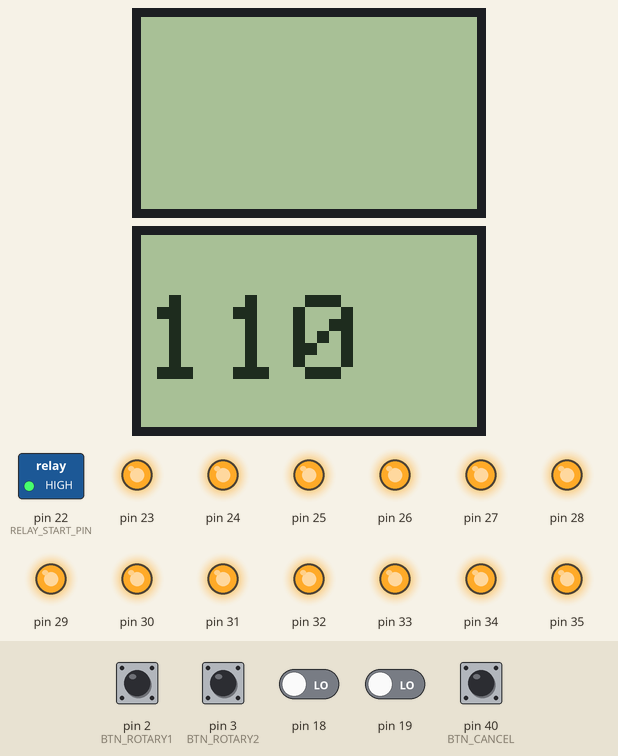
Recording of a sketch running on a simulated Arduino Mega 2560, built with avr-gcc and run on an emulated ATmega2560. Shown: 2 × 84×48 one-colour display, switched loads named in the sketch (green lamp = pin HIGH), output pins drawn as LEDs (lit = HIGH). The inputs (shaded band) are chosen by the test bench; at power-on: pin 2 (BTN_ROTARY1), pin 3 (BTN_ROTARY2), pin 40 (BTN_CANCEL) HIGH, pin 18, pin 19 LOW. Pins used as bus, display or sensor lines are not drawn; what the sketch prints to the serial monitor is not drawn.

Above: at 6.2 s.
6.3 s: pin 2 (BTN_ROTARY1) pulled LOW for 0.15 s
At 6.39 s:
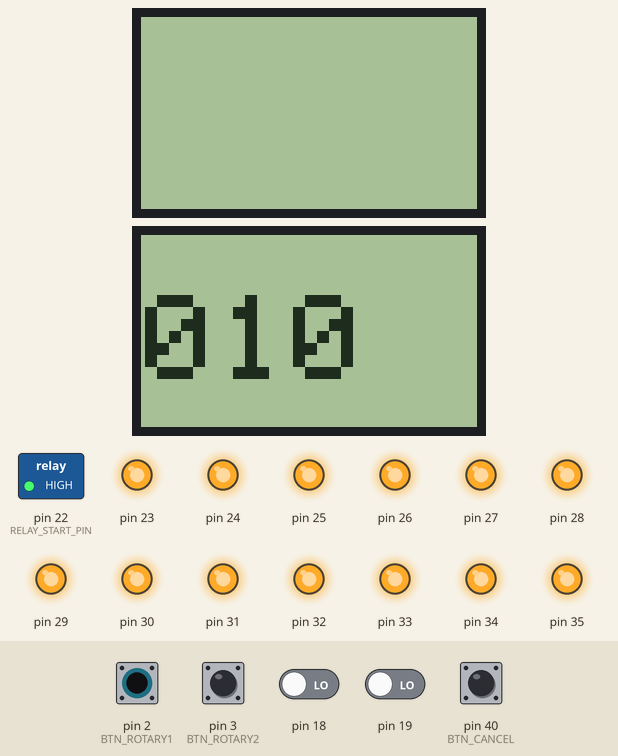
7.9 s: pin 3 (BTN_ROTARY2) pulled LOW for 0.15 s
At 7.99 s:
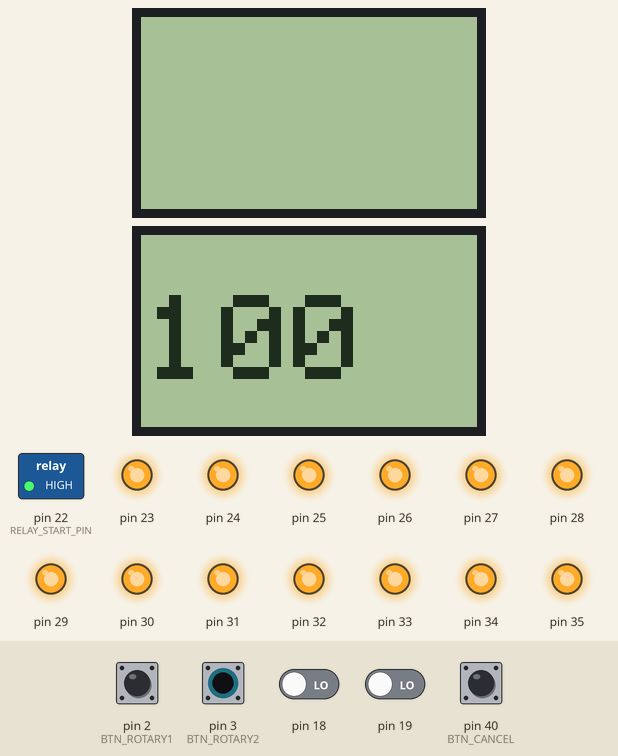
Timing chart, 0 to 10.9 s (numbered marks = the images above; inputs shaded):
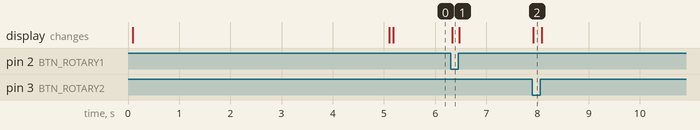

Measured:
- after the input at 6.3 s, the display: changes at once (image 1)
- after the input at 7.9 s, the display: changes at once (image 2)

The sketch:

MF-Control.ino
```cpp
// (licence header left out)
// Libraries
#include <Adafruit_GFX.h>
#include <Adafruit_PCD8544.h>

// Own setup
#include "pinout.h"

Adafruit_PCD8544 lcd1 = Adafruit_PCD8544(LCD_SCLK, LCD_SDIN, LCD_DC, LCD1_SCE, LCD_RESET);

// Reset pin hardcoded to 13. See https://forums.adafruit.com/viewtopic.php?f=25&t=38893&sid=2dc5a085b125b0591e1bd50b2cb527ea&start=15
// and DO NOT use pin 13 unless you move this out first!
Adafruit_PCD8544 lcd2 = Adafruit_PCD8544(LCD_SCLK, LCD_SDIN, LCD_DC, LCD2_SCE, 13);

// Software version and writing time
#define SWVERSION "0.1a"
#define SWDATE __DATE__

// Rotary encoder reader from http://www.instructables.com/id/Improved-Arduino-Rotary-Encoder-Reading/?ALLSTEPS
volatile byte aFlag = 0; // let's us know when we're expecting a rising edge on pinA to signal that the encoder has arrived at a detent
volatile byte bFlag = 0; // let's us know when we're expecting a rising edge on pinB to signal that the encoder has arrived at a detent (opposite direction to when aFlag is set)
volatile byte encoderPos = 0; //this variable stores our current value of encoder position. Change to int or uin16_t instead of byte if you want to record a larger range than 0-255
volatile byte oldEncPos = 0; //stores the last encoder position value so we can compare to the current reading and see if it has changed (so we know when to print to the serial monitor)
volatile byte reading = 0; //somewhere to store the direct values we read from our interrupt pins before checking to see if we have moved a whole detent


int MainPWRStatus = 0; // Is the main power on?

void RunTroughRelays() {

	char current[50];
	digitalWrite(MAIN_POWER_PIN, LOW);
	MainPWRStatus=1;

	for(int i=0; i < NUM_RELAYS; i++) {

		/*lcd.setCursor(0,1);
		sprintf(current,"Relay %d   ", i);
		lcd.print(current);
		digitalWrite(RELAY_START_PIN+i, LOW);
		delay(1000);
		digitalWrite(RELAY_START_PIN+i, HIGH);*/

	}

	digitalWrite(MAIN_POWER_PIN, HIGH);
	MainPWRStatus=0;
}

void PinA(){
	cli(); //stop interrupts happening before we read pin values
	reading = PIND & 0xC; // read all eight pin values then strip away all but pinA and pinB's values
	if(reading == B00001100 && aFlag) { //check that we have both pins at detent (HIGH) and that we are expecting detent on this pin's rising edge
		encoderPos --; //decrement the encoder's position count
		bFlag = 0; //reset flags for the next turn
		aFlag = 0; //reset flags for the next turn
	}
	else if (reading == B00000100) bFlag = 1; //signal that we're expecting pinB to signal the transition to detent from free rotation
	Serial.println(reading);
	Serial.println("PinA");
	sei(); //restart interrupts
}

void PinB(){
	cli(); //stop interrupts happening before we read pin values
	reading = PIND & 0xC; //read all eight pin values then strip away all but pinA and pinB's values
	if (reading == B00001100 && bFlag) { //check that we have both pins at detent (HIGH) and that we are expecting detent on this pin's rising edge
		encoderPos ++; //increment the encoder's position count
		bFlag = 0; //reset flags for the next turn
		aFlag = 0; //reset flags for the next turn
	}
	else if (reading == B00001000) aFlag = 1; //signal that we're expecting pinA to signal the transition to detent from free rotation
	Serial.println("PinB");
	sei(); //restart interrupts
}

// Function: Setup
//
// Initialize subsystems and start main loop
//
void setup() {

	Serial.begin(9600);

	Serial.print("Version ");
	Serial.println(SWVERSION);
	Serial.print("Build ");
	Serial.println(SWDATE);
	Serial.println("Initializing");

	// Set up relay pins
	for (int i=0; i < NUM_RELAYS;i++) {
		pinMode(RELAY_START_PIN+i, OUTPUT);
		digitalWrite(RELAY_START_PIN+i, HIGH);
	}

	// Set up other pins
	pinMode(MAIN_POWER_PIN, OUTPUT);
	digitalWrite(MAIN_POWER_PIN, HIGH);

	pinMode(LCD_RESET,OUTPUT);
	pinMode(LCD_DC,OUTPUT);
	pinMode(LCD_SDIN,OUTPUT);
	pinMode(LCD_SCLK,OUTPUT);

	pinMode(LCD1_SCE,OUTPUT);
	pinMode(LCD2_SCE,OUTPUT);

	pinMode(BTN_CANCEL, INPUT_PULLUP);
	pinMode(BTN_ROTARY1, INPUT_PULLUP);
	pinMode(BTN_ROTARY2, INPUT_PULLUP);

	// Interrupts
	attachInterrupt(digitalPinToInterrupt(BTN_ROTARY1),PinA,RISING); // set an interrupt on PinA, looking for a rising edge signal and executing the "PinA" Interrupt Service Routine (below)
	attachInterrupt(digitalPinToInterrupt(BTN_ROTARY2),PinB,RISING); // set an interrupt on PinB, looking for a rising edge signal and executing the "PinB" Interrupt Service Routine (below)

	lcd1.begin();
	lcd2.begin();

	lcd1.setContrast(60);
	lcd2.setContrast(60);

	lcd1.clearDisplay();

	lcd1.setTextSize(5);
	lcd1.setCursor(10,1);
	lcd1.print("M");

	lcd1.setTextSize(1);
	lcd1.setCursor(1,40);
	lcd1.print(SWVERSION);
	lcd1.display();

	lcd2.clearDisplay();
	lcd2.setTextSize(5);
	lcd2.setCursor(10,1);
	lcd2.print("F");

	lcd2.setTextSize(1);
	lcd2.setCursor(1,40);
	lcd2.print(SWDATE);

	lcd2.display();

	delay(5000);
	Serial.println("Going to main loop");

	//DO NOT ENABLE THESE IN PRODUCTION! YOU WILL KILL YOURSELF!
	//RunTroughRelays();
	//delay(2000);
	//RunTroughRelays();

	return;
}

// Function: FuelCut
//
// Turns fuel cut either on or off depending on parameter
//
// Parameters: 1 - Fuel cut on
//	       0 - Fuel cut off
//
// TODO: Move this out from main file
void FuelCut(int cut) {

	if(cut == 1) {

		// Turn polarity (2 relays, could do better, really)
		digitalWrite(RELAY_START_PIN+1, LOW);
		digitalWrite( (RELAY_START_PIN+3) , LOW);

	} else {

		digitalWrite(RELAY_START_PIN+1, HIGH);
		digitalWrite( (RELAY_START_PIN+3), HIGH);
	}

	delay(100); // We really need to get rid of these...

	// Turn power on to solenoid, wait 0.2 sec and turn power off
	digitalWrite( (RELAY_START_PIN+5) , LOW);
	delay(2000);

	digitalWrite(RELAY_START_PIN+1, HIGH);
	digitalWrite( (RELAY_START_PIN+3), HIGH);
	digitalWrite( (RELAY_START_PIN+5), HIGH);

	return;
}

// Function: Loop
//
// Main loop
//
unsigned long count = 0;
int fuelcut_status;
int btnStatus=0;

int encoder0Pos = 0;
int encoder0PinALast = LOW;
int n = LOW;

void loop() {

	int btn;
	btn = digitalRead(BTN_CANCEL);

	lcd1.clearDisplay();
	lcd1.setTextSize(3);
	lcd1.print(btn);
	lcd1.display();

	if(btn == HIGH && btnStatus==0) {
		btnStatus=1;
		digitalWrite(MAIN_POWER_PIN, LOW);
	}

	if (btn == LOW && btnStatus == 1) {
		btnStatus=0;
		digitalWrite(MAIN_POWER_PIN, HIGH);
	}

	lcd2.clearDisplay();
	lcd2.setTextSize(3);
	lcd2.print(encoderPos);

	int btn2, btn3;
	btn2 = digitalRead(2);
	btn3 = digitalRead(3);

	lcd2.setCursor(1,15);
	lcd2.print(btn2);
	lcd2.setCursor(20,15);
	lcd2.print(btn3);
	lcd2.display();
	/*if(MainPWRStatus == 0) {
		// Turn main power on
		digitalWrite(MAIN_POWER_PIN, LOW);
		MainPWRStatus = 1;
		fuelcut_status = 0;
	}


	if(millis() - count > 10000) {
		FuelCut(1);
		count = millis();
		fuelcut_status=0;
	}

	if(millis() - count > 5000 && fuelcut_status == 0) {
		FuelCut(0);
		fuelcut_status=1;
	}*/

}
```

pinout.h
```cpp
// (licence header left out)
// Relays
#define NUM_RELAYS 16
#define RELAY_START_PIN 22

// Main power
#define MAIN_POWER_PIN 53

// OneWire
// ..coming

// LCD
#define LCD_RESET 39
#define LCD_DC    43
#define LCD_SDIN  11
#define LCD_SCLK  13

#define LCD1_SCE 45
#define LCD2_SCE 41

// Switches
#define BTN_CANCEL 40

#define BTN_ROTARY1 2
#define BTN_ROTARY2 3
```
